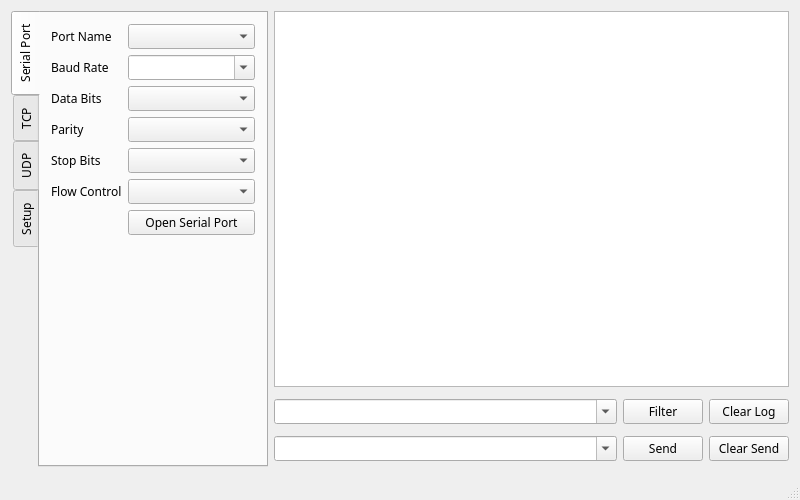
<?xml version="1.0" encoding="UTF-8"?>
<ui version="4.0">
 <class>MainWindow</class>
 <widget class="QMainWindow" name="MainWindow">
  <property name="geometry">
   <rect>
    <x>0</x>
    <y>0</y>
    <width>800</width>
    <height>500</height>
   </rect>
  </property>
  <property name="sizePolicy">
   <sizepolicy hsizetype="Preferred" vsizetype="Preferred">
    <horstretch>0</horstretch>
    <verstretch>0</verstretch>
   </sizepolicy>
  </property>
  <property name="font">
   <font>
    <family>微软雅黑</family>
   </font>
  </property>
  <property name="windowTitle">
   <string/>
  </property>
  <widget class="QWidget" name="centralWidget">
   <layout class="QGridLayout" name="gridLayout">
    <item row="3" column="2">
     <layout class="QHBoxLayout" name="horizontalLayout_2">
      <item>
       <widget class="QComboBox" name="cboxFilter">
        <property name="sizePolicy">
         <sizepolicy hsizetype="Expanding" vsizetype="Fixed">
          <horstretch>0</horstretch>
          <verstretch>0</verstretch>
         </sizepolicy>
        </property>
        <property name="editable">
         <bool>true</bool>
        </property>
       </widget>
      </item>
      <item>
       <widget class="QPushButton" name="btnFilter">
        <property name="text">
         <string>Filter</string>
        </property>
        <property name="checkable">
         <bool>true</bool>
        </property>
       </widget>
      </item>
      <item>
       <widget class="QPushButton" name="btnClearText">
        <property name="text">
         <string>Clear Log</string>
        </property>
       </widget>
      </item>
     </layout>
    </item>
    <item row="5" column="2">
     <layout class="QHBoxLayout" name="horizontalLayout">
      <item>
       <widget class="QComboBox" name="cboxSend">
        <property name="sizePolicy">
         <sizepolicy hsizetype="Expanding" vsizetype="Fixed">
          <horstretch>0</horstretch>
          <verstretch>0</verstretch>
         </sizepolicy>
        </property>
        <property name="editable">
         <bool>true</bool>
        </property>
       </widget>
      </item>
      <item>
       <widget class="QPushButton" name="btnSend">
        <property name="text">
         <string>Send</string>
        </property>
       </widget>
      </item>
      <item>
       <widget class="QPushButton" name="btnClear">
        <property name="text">
         <string>Clear Send</string>
        </property>
       </widget>
      </item>
     </layout>
    </item>
    <item row="1" column="2">
     <widget class="QTextBrowser" name="textBrowser">
      <property name="sizePolicy">
       <sizepolicy hsizetype="Expanding" vsizetype="Expanding">
        <horstretch>2</horstretch>
        <verstretch>0</verstretch>
       </sizepolicy>
      </property>
      <property name="lineWrapMode">
       <enum>QTextEdit::NoWrap</enum>
      </property>
     </widget>
    </item>
    <item row="1" column="0" rowspan="6">
     <widget class="QTabWidget" name="tabWidget">
      <property name="sizePolicy">
       <sizepolicy hsizetype="Expanding" vsizetype="Expanding">
        <horstretch>1</horstretch>
        <verstretch>0</verstretch>
       </sizepolicy>
      </property>
      <property name="tabPosition">
       <enum>QTabWidget::West</enum>
      </property>
      <property name="tabShape">
       <enum>QTabWidget::Rounded</enum>
      </property>
      <property name="currentIndex">
       <number>0</number>
      </property>
      <widget class="QWidget" name="tabSerial">
       <attribute name="title">
        <string>Serial Port</string>
       </attribute>
       <layout class="QFormLayout" name="formLayout_2">
        <item row="0" column="0">
         <widget class="QLabel" name="label_1">
          <property name="text">
           <string>Port Name</string>
          </property>
          <property name="buddy">
           <cstring>cboxPort</cstring>
          </property>
         </widget>
        </item>
        <item row="0" column="1">
         <widget class="QComboBox" name="cboxPort">
          <property name="editable">
           <bool>false</bool>
          </property>
          <property name="sizeAdjustPolicy">
           <enum>QComboBox::AdjustToContentsOnFirstShow</enum>
          </property>
         </widget>
        </item>
        <item row="1" column="0">
         <widget class="QLabel" name="label_2">
          <property name="text">
           <string>Baud Rate</string>
          </property>
          <property name="buddy">
           <cstring>cboxBaud</cstring>
          </property>
         </widget>
        </item>
        <item row="1" column="1">
         <widget class="QComboBox" name="cboxBaud">
          <property name="editable">
           <bool>true</bool>
          </property>
         </widget>
        </item>
        <item row="2" column="0">
         <widget class="QLabel" name="label_3">
          <property name="text">
           <string>Data Bits</string>
          </property>
          <property name="buddy">
           <cstring>cboxBit</cstring>
          </property>
         </widget>
        </item>
        <item row="2" column="1">
         <widget class="QComboBox" name="cboxBit">
          <property name="enabled">
           <bool>true</bool>
          </property>
          <property name="editable">
           <bool>false</bool>
          </property>
         </widget>
        </item>
        <item row="3" column="0">
         <widget class="QLabel" name="label_4">
          <property name="text">
           <string>Parity</string>
          </property>
          <property name="buddy">
           <cstring>cboxParity</cstring>
          </property>
         </widget>
        </item>
        <item row="3" column="1">
         <widget class="QComboBox" name="cboxParity">
          <property name="enabled">
           <bool>true</bool>
          </property>
          <property name="editable">
           <bool>false</bool>
          </property>
         </widget>
        </item>
        <item row="4" column="0">
         <widget class="QLabel" name="label_5">
          <property name="text">
           <string>Stop Bits</string>
          </property>
          <property name="buddy">
           <cstring>cboxStop</cstring>
          </property>
         </widget>
        </item>
        <item row="4" column="1">
         <widget class="QComboBox" name="cboxStop">
          <property name="enabled">
           <bool>true</bool>
          </property>
          <property name="editable">
           <bool>false</bool>
          </property>
         </widget>
        </item>
        <item row="5" column="0">
         <widget class="QLabel" name="label_6">
          <property name="text">
           <string>Flow Control</string>
          </property>
          <property name="buddy">
           <cstring>cboxFlow</cstring>
          </property>
         </widget>
        </item>
        <item row="5" column="1">
         <widget class="QComboBox" name="cboxFlow">
          <property name="enabled">
           <bool>true</bool>
          </property>
          <property name="editable">
           <bool>false</bool>
          </property>
         </widget>
        </item>
        <item row="6" column="1">
         <widget class="QPushButton" name="btnOpen">
          <property name="text">
           <string>Open Serial Port</string>
          </property>
          <property name="checkable">
           <bool>true</bool>
          </property>
          <property name="checked">
           <bool>false</bool>
          </property>
         </widget>
        </item>
       </layout>
      </widget>
      <widget class="QWidget" name="tabTCP">
       <attribute name="title">
        <string>TCP</string>
       </attribute>
       <layout class="QFormLayout" name="formLayout_4">
        <item row="0" column="0">
         <widget class="QLabel" name="label_15">
          <property name="text">
           <string>Host IP</string>
          </property>
          <property name="buddy">
           <cstring>cbxDestIP</cstring>
          </property>
         </widget>
        </item>
        <item row="0" column="1">
         <widget class="QComboBox" name="cbxHostIP">
          <property name="editable">
           <bool>true</bool>
          </property>
         </widget>
        </item>
        <item row="1" column="0">
         <widget class="QLabel" name="label_14">
          <property name="text">
           <string>Host Port</string>
          </property>
          <property name="buddy">
           <cstring>cbxDestPort</cstring>
          </property>
         </widget>
        </item>
        <item row="1" column="1">
         <widget class="QComboBox" name="cbxHostPort">
          <property name="editable">
           <bool>true</bool>
          </property>
         </widget>
        </item>
        <item row="2" column="1">
         <widget class="QPushButton" name="btnTCPClient">
          <property name="text">
           <string>Open TCP Client</string>
          </property>
          <property name="checkable">
           <bool>true</bool>
          </property>
         </widget>
        </item>
        <item row="3" column="0">
         <widget class="QLabel" name="label_13">
          <property name="text">
           <string>Listen IP</string>
          </property>
          <property name="buddy">
           <cstring>cbxRecvIP</cstring>
          </property>
         </widget>
        </item>
        <item row="3" column="1">
         <widget class="QComboBox" name="cbxListenIP">
          <property name="editable">
           <bool>true</bool>
          </property>
         </widget>
        </item>
        <item row="4" column="0">
         <widget class="QLabel" name="label_12">
          <property name="text">
           <string>Listen Port</string>
          </property>
          <property name="buddy">
           <cstring>cbxRecvPort</cstring>
          </property>
         </widget>
        </item>
        <item row="4" column="1">
         <widget class="QComboBox" name="cbxListenPort">
          <property name="editable">
           <bool>true</bool>
          </property>
         </widget>
        </item>
        <item row="5" column="1">
         <widget class="QPushButton" name="btnTCPServer">
          <property name="text">
           <string>Open TCP Server</string>
          </property>
          <property name="checkable">
           <bool>true</bool>
          </property>
         </widget>
        </item>
        <item row="6" column="0" colspan="2">
         <widget class="QLabel" name="label_16">
          <property name="text">
           <string>Current Connections</string>
          </property>
         </widget>
        </item>
        <item row="7" column="0" colspan="2">
         <widget class="QListWidget" name="listTCPConn">
          <property name="sizePolicy">
           <sizepolicy hsizetype="Expanding" vsizetype="Expanding">
            <horstretch>0</horstretch>
            <verstretch>1</verstretch>
           </sizepolicy>
          </property>
          <property name="selectionMode">
           <enum>QAbstractItemView::ExtendedSelection</enum>
          </property>
         </widget>
        </item>
        <item row="8" column="1">
         <widget class="QPushButton" name="btnDisconn">
          <property name="text">
           <string>Disconnect</string>
          </property>
         </widget>
        </item>
       </layout>
      </widget>
      <widget class="QWidget" name="tabUDP">
       <attribute name="title">
        <string>UDP</string>
       </attribute>
       <layout class="QFormLayout" name="formLayout_3">
        <item row="0" column="0">
         <widget class="QLabel" name="label">
          <property name="text">
           <string>Dest IP</string>
          </property>
          <property name="buddy">
           <cstring>cbxDestIP</cstring>
          </property>
         </widget>
        </item>
        <item row="0" column="1">
         <widget class="QComboBox" name="cbxDestIP">
          <property name="editable">
           <bool>true</bool>
          </property>
         </widget>
        </item>
        <item row="1" column="0">
         <widget class="QLabel" name="label_8">
          <property name="text">
           <string>Dest Port</string>
          </property>
          <property name="buddy">
           <cstring>cbxDestPort</cstring>
          </property>
         </widget>
        </item>
        <item row="1" column="1">
         <widget class="QComboBox" name="cbxDestPort">
          <property name="editable">
           <bool>true</bool>
          </property>
         </widget>
        </item>
        <item row="2" column="0">
         <widget class="QLabel" name="label_11">
          <property name="text">
           <string>Local IP</string>
          </property>
          <property name="buddy">
           <cstring>cbxRecvIP</cstring>
          </property>
         </widget>
        </item>
        <item row="2" column="1">
         <widget class="QComboBox" name="cbxRecvIP">
          <property name="editable">
           <bool>true</bool>
          </property>
         </widget>
        </item>
        <item row="3" column="0">
         <widget class="QLabel" name="label_9">
          <property name="text">
           <string>Local Port</string>
          </property>
          <property name="buddy">
           <cstring>cbxRecvPort</cstring>
          </property>
         </widget>
        </item>
        <item row="3" column="1">
         <widget class="QComboBox" name="cbxRecvPort">
          <property name="editable">
           <bool>true</bool>
          </property>
         </widget>
        </item>
        <item row="4" column="1">
         <widget class="QPushButton" name="btnUDP">
          <property name="text">
           <string>Open UDP</string>
          </property>
          <property name="checkable">
           <bool>true</bool>
          </property>
          <property name="flat">
           <bool>false</bool>
          </property>
         </widget>
        </item>
        <item row="6" column="0" colspan="2">
         <widget class="QListWidget" name="listUDPConn">
          <property name="sizePolicy">
           <sizepolicy hsizetype="Expanding" vsizetype="Expanding">
            <horstretch>0</horstretch>
            <verstretch>1</verstretch>
           </sizepolicy>
          </property>
         </widget>
        </item>
        <item row="7" column="0" colspan="2">
         <widget class="QCheckBox" name="checkUDPConn">
          <property name="text">
           <string>Send to Connected Connection</string>
          </property>
         </widget>
        </item>
        <item row="5" column="0" colspan="2">
         <widget class="QLabel" name="label_17">
          <property name="sizePolicy">
           <sizepolicy hsizetype="Preferred" vsizetype="Preferred">
            <horstretch>0</horstretch>
            <verstretch>0</verstretch>
           </sizepolicy>
          </property>
          <property name="text">
           <string>Connected Connection</string>
          </property>
         </widget>
        </item>
       </layout>
      </widget>
      <widget class="QWidget" name="tabSetup">
       <attribute name="title">
        <string>Setup</string>
       </attribute>
       <layout class="QFormLayout" name="formLayout">
        <item row="0" column="0">
         <widget class="QLabel" name="labSend">
          <property name="text">
           <string>Send Color</string>
          </property>
          <property name="buddy">
           <cstring>btnSendColor</cstring>
          </property>
         </widget>
        </item>
        <item row="0" column="1">
         <widget class="QPushButton" name="btnSendColor">
          <property name="sizePolicy">
           <sizepolicy hsizetype="Minimum" vsizetype="Fixed">
            <horstretch>0</horstretch>
            <verstretch>0</verstretch>
           </sizepolicy>
          </property>
          <property name="text">
           <string>Send Color</string>
          </property>
         </widget>
        </item>
        <item row="1" column="0">
         <widget class="QLabel" name="labRecv">
          <property name="text">
           <string>Receive Color</string>
          </property>
          <property name="buddy">
           <cstring>btnRecvColor</cstring>
          </property>
         </widget>
        </item>
        <item row="1" column="1">
         <widget class="QPushButton" name="btnRecvColor">
          <property name="sizePolicy">
           <sizepolicy hsizetype="Minimum" vsizetype="Fixed">
            <horstretch>0</horstretch>
            <verstretch>0</verstretch>
           </sizepolicy>
          </property>
          <property name="text">
           <string>Receive Color</string>
          </property>
         </widget>
        </item>
        <item row="2" column="0">
         <widget class="QLabel" name="label_7">
          <property name="text">
           <string>Font Size (pt)</string>
          </property>
          <property name="buddy">
           <cstring>edtFontSize</cstring>
          </property>
         </widget>
        </item>
        <item row="2" column="1">
         <widget class="QLineEdit" name="edtFontSize"/>
        </item>
        <item row="3" column="0">
         <widget class="QLabel" name="label_10">
          <property name="text">
           <string>Recent Records</string>
          </property>
          <property name="buddy">
           <cstring>edtHistory</cstring>
          </property>
         </widget>
        </item>
        <item row="3" column="1">
         <widget class="QLineEdit" name="edtHistory"/>
        </item>
       </layout>
      </widget>
     </widget>
    </item>
   </layout>
  </widget>
  <widget class="QStatusBar" name="statusBar"/>
 </widget>
 <layoutdefault spacing="6" margin="11"/>
 <tabstops>
  <tabstop>textBrowser</tabstop>
  <tabstop>cboxFilter</tabstop>
  <tabstop>btnFilter</tabstop>
  <tabstop>btnClearText</tabstop>
  <tabstop>cboxSend</tabstop>
  <tabstop>btnSend</tabstop>
  <tabstop>btnClear</tabstop>
  <tabstop>tabWidget</tabstop>
  <tabstop>cboxPort</tabstop>
  <tabstop>cboxBaud</tabstop>
  <tabstop>cboxBit</tabstop>
  <tabstop>cboxParity</tabstop>
  <tabstop>cboxStop</tabstop>
  <tabstop>cboxFlow</tabstop>
  <tabstop>btnOpen</tabstop>
 </tabstops>
 <resources/>
 <connections/>
</ui>
